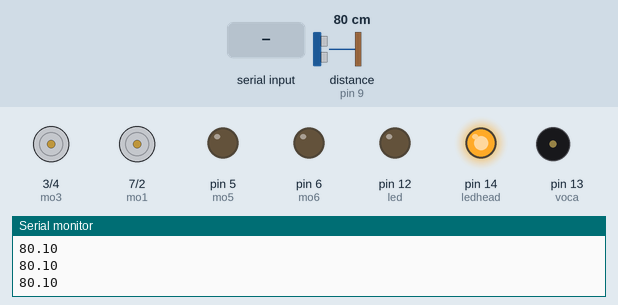
Simulated run of this sketch. Board: Arduino Uno, built with avr-gcc and run on an emulated ATmega328P. Parts: motor-driver pin pairs drawn as motors (green arrow = first pin HIGH = forward, orange = second pin HIGH = backward, longer = more drive), output pins drawn as LEDs (lit = HIGH), buzzer (waves = sounding), the last lines printed to the serial monitor. Wiring (inferred from the names in the program): ultrasonic range finder: trigger pin 8; echo pin 9. The inputs (shaded band) are chosen by the test bench; at power-on: distance to the obstacle (sensor on pin 9) 80 cm. The echo pulse lasts 58.3 µs per cm; pins used as bus, display or sensor lines are not drawn.

Above: at 1.2 s.
1.3 s: distance to the obstacle (sensor on pin 9) set to 23 cm
2.8 s: distance to the obstacle (sensor on pin 9) set to 19 cm
At 4.0 s:
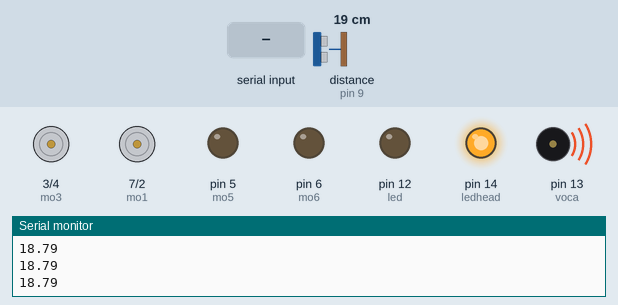
4.3 s: "1" received over the second serial link
At 5.0 s:
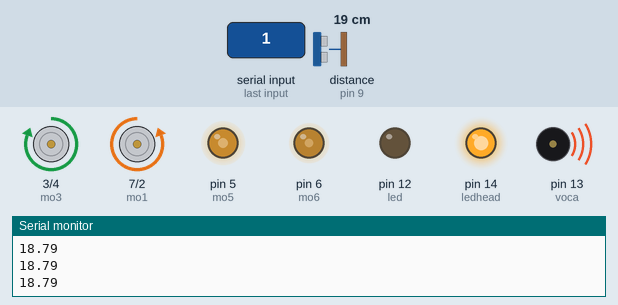
5.8 s: "3" received over the second serial link
At 6.2 s:
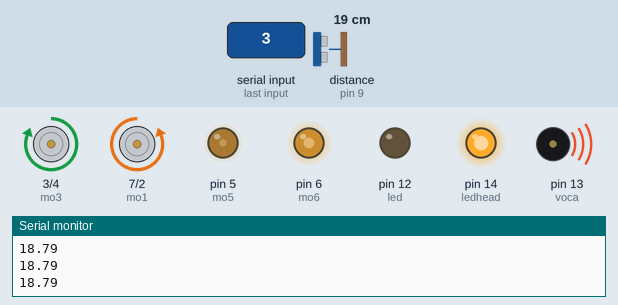
7.3 s: "4" received over the second serial link
At 8.5 s:
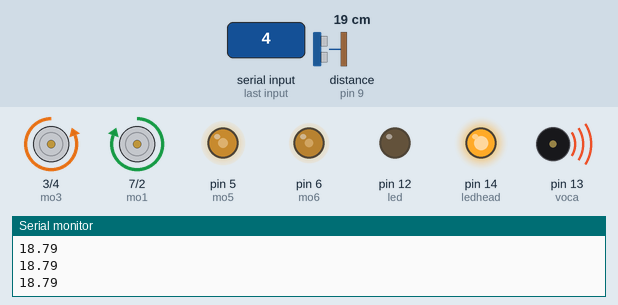
8.8 s: "5" received over the second serial link
At 9.6 s:
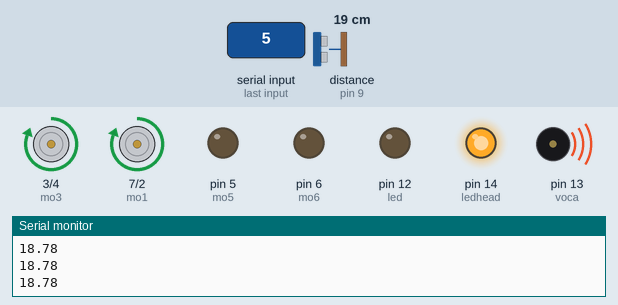
Timing chart, 0 to 11.3 s (numbered marks = the images above; inputs shaded):
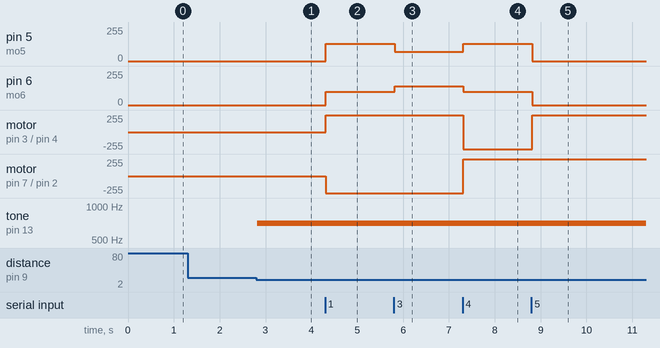

The sketch:

sname.ino
```cpp
#include <SoftwareSerial.h>
//pin location
int mo1 = 7;
int mo2 = 2;
int mo3 = 3;
int mo4 = 4;
int mo5 = 5; //pwm a
int mo6 = 6; //pwm b
int trig = 8;
int echo = 9;
int led = 12;
int ledhead = 14;
const int voca = 13; //蜂鳴器
int mo5v = 130, mo6v = 100;
char K;
float cm;
SoftwareSerial BTSerial(0, 1);
char val;
void setup() {
  // put your setup code here, to run once:
  Serial.begin(9600);
  pinMode(mo1, OUTPUT);
  pinMode(mo2, OUTPUT);
  pinMode(mo3, OUTPUT);
  pinMode(mo4, OUTPUT);
  pinMode(mo5, OUTPUT);
  pinMode(mo6, OUTPUT);
  pinMode(voca, OUTPUT);
  pinMode(trig, OUTPUT);
  pinMode(led, OUTPUT);
  pinMode(ledhead, OUTPUT);
  pinMode(echo, INPUT);
  digitalWrite(ledhead, HIGH);
  BTSerial.begin(9600);
  /*  tone(voca, 262, 500);
    noTone(100);
    tone(voca, 294, 500);
    noTone(100);
    tone(voca, 330, 500);
    noTone(100);
    tone(voca, 392, 500);
    noTone(100);*/
}

void loop() {
  // put your main code here, to run repeatedly:
  if (BTSerial.available()) {
    K = BTSerial.read();
    Serial.print(K);
  }
  digitalWrite(trig, LOW);
  delay(5);
  digitalWrite(trig, HIGH);
  digitalWrite(trig, LOW);
  cm = pulseIn(echo, HIGH) / 58.0;
  delay(5);
  Serial.println(cm);
  if (K == '1') {  //前進
    digitalWrite(mo1, LOW);
    digitalWrite(mo2, HIGH);
    digitalWrite(mo3, HIGH);
    digitalWrite(mo4, LOW);
    analogWrite(mo5, mo5v);
    analogWrite(mo6, mo6v);

  }

  if (K == '2') {  //左轉
    digitalWrite(mo1, LOW);
    digitalWrite(mo2, HIGH);
    digitalWrite(mo3, HIGH);
    digitalWrite(mo4, LOW);
    analogWrite(mo5, 140);
    analogWrite(mo6, 70);

  }

  if (K == '3') { //右轉
    digitalWrite(mo1, LOW);
    digitalWrite(mo2, HIGH);
    digitalWrite(mo3, HIGH);
    digitalWrite(mo4, LOW);
    analogWrite(mo5, 70);
    analogWrite(mo6, 140);

  }
  if (K == '4') { //後退
    digitalWrite(mo1, HIGH);
    digitalWrite(mo2, LOW);
    digitalWrite(mo3, LOW);
    digitalWrite(mo4, HIGH);
    analogWrite(mo5, mo5v);
    analogWrite(mo6, mo6v);

  }
  if (K == '5') { //空檔
    digitalWrite(mo1, HIGH);
    digitalWrite(mo2, LOW);
    digitalWrite(mo3, HIGH);
    digitalWrite(mo4, LOW);
    analogWrite(mo5, 0);
    analogWrite(mo6, 0);

  }
  if (K == '6') { //煞車
    digitalWrite(mo1, HIGH);
    digitalWrite(mo2, HIGH);
    digitalWrite(mo3, HIGH);
    digitalWrite(mo4, HIGH);
    analogWrite(mo5, 255);
    analogWrite(mo6, 255);

  }
  if (K == '8') {  //加速前進
    digitalWrite(mo1, LOW);
    digitalWrite(mo2, HIGH);
    digitalWrite(mo3, HIGH);
    digitalWrite(mo4, LOW);
    analogWrite(mo5, 255);
    analogWrite(mo6, 255);

  }
  if (K == '9') {
    tone(voca, 262, 500); //Do
    noTone(100);
    tone(voca, 294, 500); //Re
    noTone(100);
    tone(voca, 330, 500); //Mi
    noTone(100);
    tone(voca, 392, 500); //Sol
    noTone(100);

  }
  if ((cm <= 20.0) && (cm != 0.0)) {
    tone(voca, 700, 200);
    cm = 0.0;
  }
  if ((cm <= 15.0) && (cm != 0.0)) {
    tone(voca, 700, cm * 20);
  }

}
```

Measured:
- the behaviour switches between 21 and 20 cm on distance to the obstacle (sensor on pin 9) (found by bisection; images 0 and 1)
- after the input at 2.8 s, tone on pin 13 (voca): silent → 700 Hz at once
- after the input at 4.3 s, pin 5 (mo5): 0/255 → 130/255 at once; pin 6 (mo6): 0/255 → 100/255 at once; motor on pin 3 (mo3) / pin 4 (mo4): stopped → forward 255/255 at once; motor on pin 7 (mo1) / pin 2 (mo2): stopped → backward 255/255 at once
- after the input at 5.8 s, pin 5 (mo5): 130/255 → 70/255 at once; pin 6 (mo6): 100/255 → 140/255 at once
- after the input at 7.3 s, pin 5 (mo5): 70/255 → 130/255 at once; pin 6 (mo6): 140/255 → 100/255 at once; motor on pin 3 (mo3) / pin 4 (mo4): forward 255/255 → backward 255/255 at once; motor on pin 7 (mo1) / pin 2 (mo2): backward 255/255 → forward 255/255 at once
- after the input at 8.8 s, pin 5 (mo5): 130/255 → 0/255 at once; pin 6 (mo6): 100/255 → 0/255 at once; motor on pin 3 (mo3) / pin 4 (mo4): backward 255/255 → forward 255/255 at once
